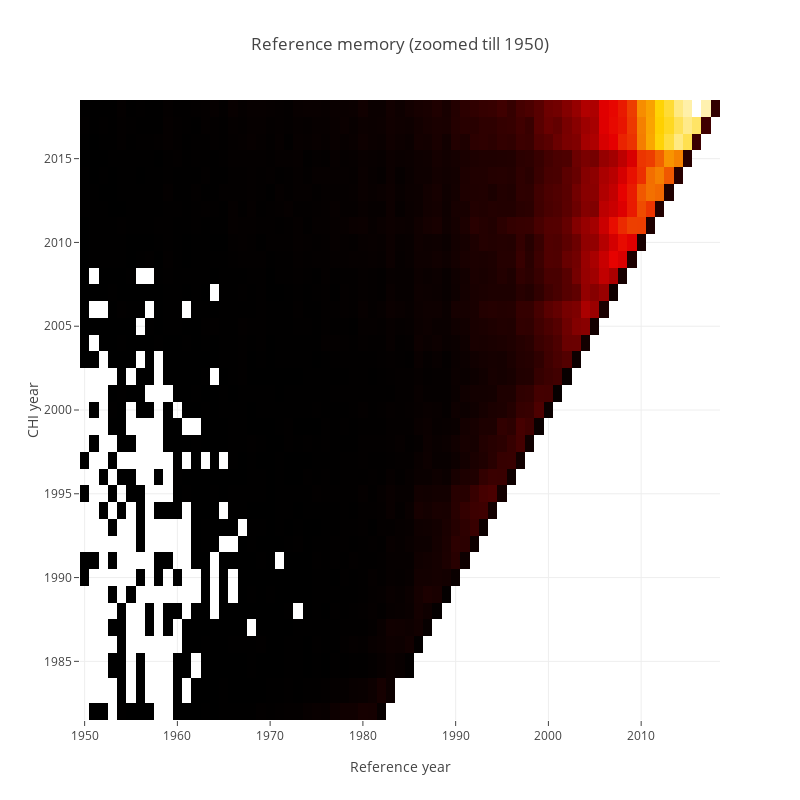

Notebook code for this chart:
### Code cell
LOOKBACK = 1950

heatmap_df = reference_memory[reference_memory.year_ref >= LOOKBACK] \
            .pivot(index='year_chi', columns='year_ref', values='paperid')

trace0 = go.Heatmap(z=heatmap_df.values.tolist(),
                   x=heatmap_df.columns,
                   y=heatmap_df.index,
                   colorscale='Hot',
                   showscale=False)

layout = dict(title='Reference memory (zoomed till %s)' % LOOKBACK,
              width=800, height=800,
              xaxis=dict(title='Reference year'),
              yaxis=dict(title='CHI year'))

fig = go.Figure(data=[trace0], layout=layout)
plotly.offline.iplot(fig)
fig['layout']['font'] = dict(size=18)
pio.write_image(fig, 'reports/images/chi_reference_memory_%s.png' % LOOKBACK)

### Figure 1 — Plotly figure (JSON) as saved in the notebook; plotly's stock layout.template omitted (floating-point values rounded to 4 significant figures; data arrays with more than 128 entries replaced by an {"elided": "..."} marker saying what was removed)
{"data": [{"colorscale": "Hot", "showscale": false, "type": "heatmap", "uid": "11e3d627-e5d2-40bc-b0df-eacc8a7578f4", "x": [1950, 1951, 1952, 1953, 1954, 1955, 1956, 1957, 1958, 1959, 1960, 1961, 1962, 1963, 1964, 1965, 1966, 1967, 1968, 1969, 1970, 1971, 1972, 1973, 1974, 1975, 1976, 1977, 1978, 1979, 1980, 1981, 1982, 1983, 1984, 1985, 1986, 1987, 1988, 1989, 1990, 1991, 1992, 1993, 1994, 1995, 1996, 1997, 1998, 1999, 2000, 2001, 2002, 2003, 2004, 2005, 2006, 2007, 2008, 2009, 2010, 2011, 2012, 2013, 2014, 2015, 2016, 2017, 2018], "y": [1982, 1983, 1985, 1986, 1987, 1988, 1989, 1990, 1991, 1992, 1993, 1994, 1995, 1996, 1997, 1998, 1999, 2000, 2001, 2002, 2003, 2004, 2005, 2006, 2007, 2008, 2009, 2010, 2011, 2012, 2013, 2014, 2015, 2016, 2017, 2018], "z": {"elided": "36x69 int values"}}], "layout": {"height": 800, "title": {"text": "Reference memory (zoomed till 1950)"}, "width": 800, "xaxis": {"title": {"text": "Reference year"}}, "yaxis": {"title": {"text": "CHI year"}}}}
